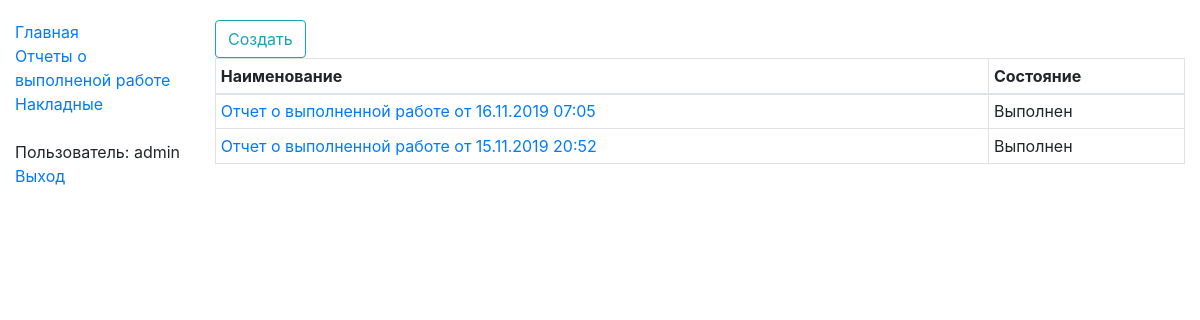
Before: /mnf/shift_result/ (signed in) with the older database file.
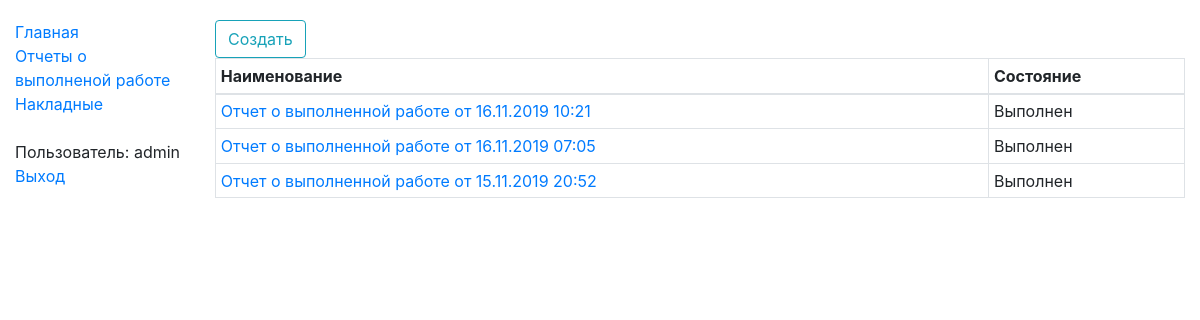
After: the same page with the newer database file.
### mnf/shift/shiftResultModels.py (models this page shows, shortened)
class MnfShiftResult(models.Model):
    STATE_REGISTERING = "100"
    STATE_DONE = "300"
    s_state_choices = ((STATE_REGISTERING, "Оформляется"), (STATE_DONE, "Выполнен"))
    d_create_date = models.DateTimeField("Дата содания", db_index=True)
    d_reg_date = models.DateTimeField("Дата проведения", null=True)
    s_state = models.CharField("Состояние", max_length=3, choices=s_state_choices, null=False)
    id_act = models.ForeignKey('stocks.StkAct', on_delete=models.PROTECT, null=True, blank=True, verbose_name="Накладная")
    class Meta:
        verbose_name = "Отчет о выполненной работе"
        verbose_name_plural = "Отчеты о выполненной работе"
    def get_absolute_url(self):
        return reverse('mnf_shift_result-detail', args=[str(self.id)])
    def get_head_line(self):
        return "Отчет о выполненной работе от " + self.d_create_date.strftime('%d.%m.%Y %H:%M')

### mnf/shift/shiftResultViews.py (the view)
# urls.py: path('shift_result/', shiftResultViews.MnfShiftResultListView.as_view(), name='mnf_shift_results'),
class MnfShiftResultListView(LoginRequiredMixin, generic.ListView):
    model = MnfShiftResult
    template_name = 'mnf/shift/mnf_shift_result_list.html'
    paginate_by = 100
    def get_queryset(self):
        return MnfShiftResult.objects.all().order_by("-d_create_date")

### templates/mnf/shift/mnf_shift_result_list.html (shortened to what this page needs)
{% extends "base_generic_content.html" %}
{% block content %}
    <div class="btn-group" role="group" aria-label="Панель интструментов">
        <a class="btn btn-outline-info" href="{% url "mnf_shift_results_new" %}" role="button">Создать</a>
    </div>
    <table class="table table-hover table-bordered table-sm">
        <thead>
            <tr>
                <th>Наименование</th>
                <th>Состояние</th>
            </tr>
        </thead>
        <tbody>
        {% if object_list %}
            {% for object in object_list %}
                <tr class="grid-row" data-id="{{ object.id }}">
                    <td><a href="{{ object.get_absolute_url }}">{{ object.get_head_line }}</a></td>
                    <td {% if object.s_state != "300" %}class="table-warning"{% endif %}>{{ object.get_s_state_display}}</td>
                </tr>
            {% endfor %}
        {% endif %}
        </tbody>
    </table>
{% endblock %}

Changed rows visible on the page:
added MnfShiftResult: get_head_line "Отчет о выполненной работе от 16.11.2019 10:21", s_state "Выполнен"
